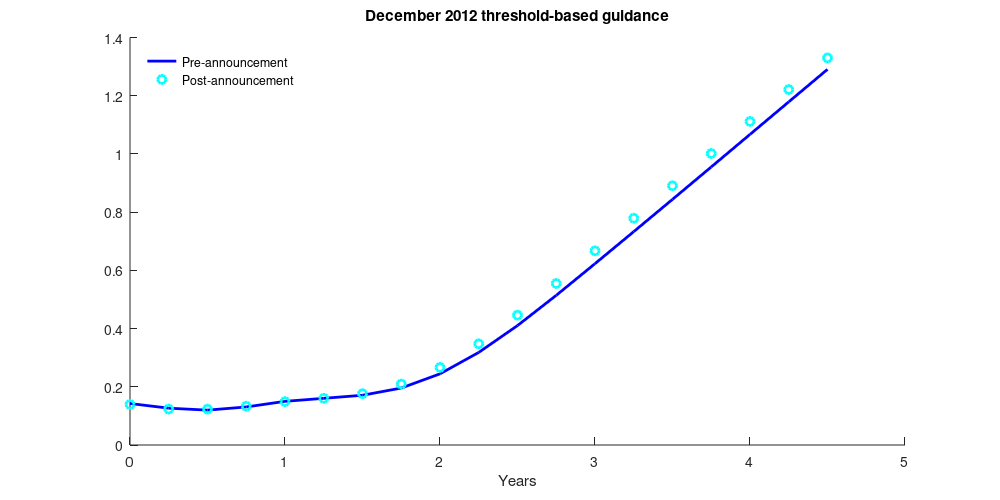

The MATLAB source for this figure:
%% THIS SCRIPT PRODUCES CHART C2 OF UNCERTAIN POLICY PROMISES PAPER
% This script draws plot of pre and post announcement yield curves for
% FOMC threshold-based guidance announcement.

%% HOUSEKEEPING
close all;                                                                  
%restoredefaultpath;
clear variables;
delete('*.asv');
clc; 

%% ADD DIRECTORIES
fullPathNameForThisFile = mfilename('fullpath');
fullPathFileNameSplitByFinalBackSlash = regexp(...
    fullPathNameForThisFile,'[^\\]+$','split');
thisDir = fullPathFileNameSplitByFinalBackSlash{1};
addpath(genpath(thisDir));

%% SPECIFY FIGURE SAVING & NAMING OPTION
saveFigure = true;
figName = 'TBFGannouncementCurve';

%% DEFINE TEX FIGURES DIRECTORY
TeXfolderName = [thisDir,'Figures\'];

%% SETTINGS
xAxis = 0:0.25:4.5;
H = length(xAxis);

%% DATA
TBFGdata = [  0.1425    0.1392
            0.1265    0.1235
            0.1198    0.1232
            0.1307    0.1332
            0.1500    0.1491
            0.1604    0.1604
            0.1709    0.1764
            0.1957    0.2093
            0.2445    0.2665
            0.3181    0.3476
            0.4103    0.4461
            0.5142    0.5549
            0.6230    0.6671
            0.7331    0.7791
            0.8439    0.8906
            0.9553    1.0015
            1.0671    1.1117
            1.1789    1.2212
            1.2906    1.3299
            1.4019    1.4379
            1.5127    1.5450];

%% PLOT
figHandle = figure;
hold on;
plot(xAxis,TBFGdata(1:H,1)','b','linewidth',2);
plot(xAxis,TBFGdata(1:H,2)','co','linewidth',2);
% Legends
legend('Pre-announcement','Post-announcement','location','NorthWest');
legend boxoff;
xlabel('Years');
title('December 2012 threshold-based guidance');

%% SAVE
if saveFigure
    figDimensions = [0 0 10 5];
    set(figHandle,'PaperUnits','inches', 'PaperPosition',figDimensions);
    figSaveName = [TeXfolderName,figName,'.eps'];
    print(figHandle,'-depsc',figSaveName);
end